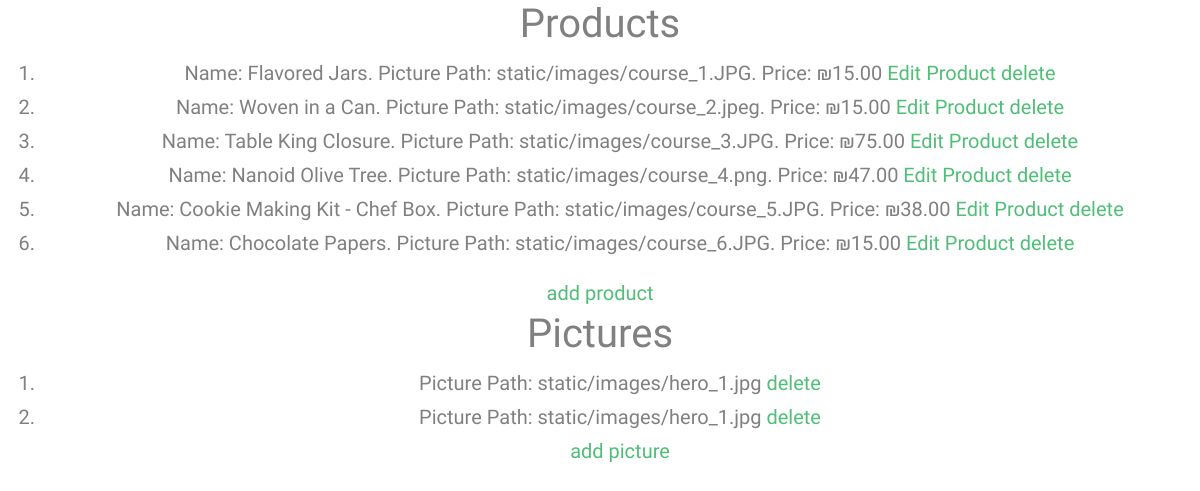
The app's page /managment, older data.
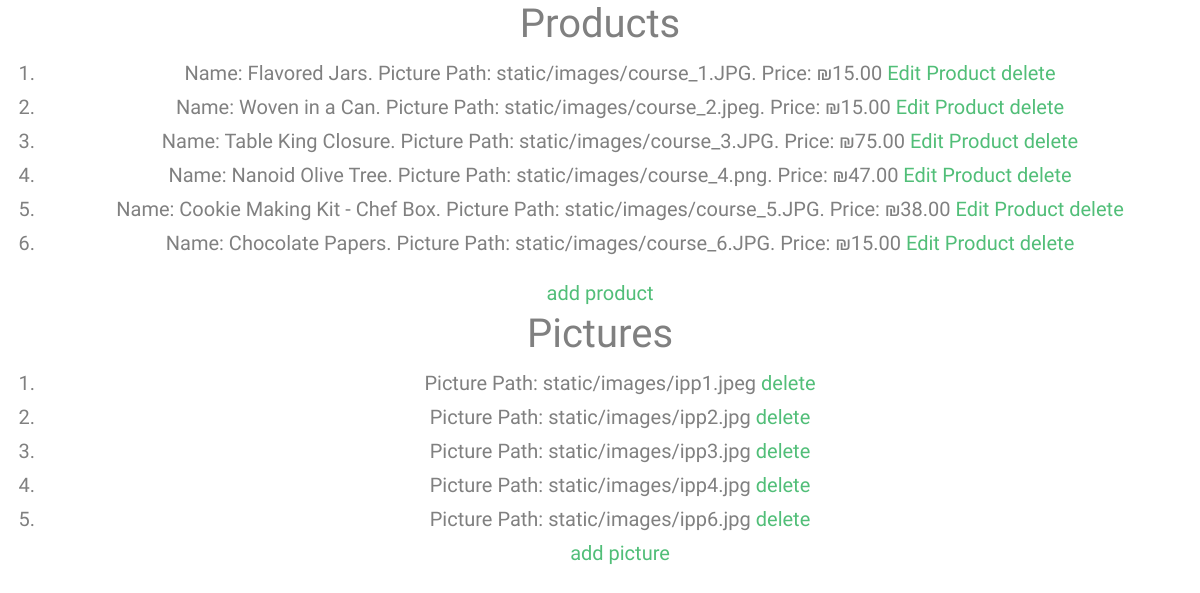
The same page, newer data.
### model.py (models this page shows)
class Product(Base):
	__tablename__ = 'rating'
	product_id = Column(Integer, primary_key=True)
	picture_path = Column(String)
	name = Column(String)
	price = Column(Integer)

class Picture(Base):
	__tablename__ = 'picture'
	picture_id = Column(Integer, primary_key=True)
	path = Column(String)

### app.py (the view)
@app.route('/managment', methods=['GET','POST'])
def managment():
	pics = session.query(Picture).all()
	ls = session.query(Product).all()
	return render_template("managment.html", ls=ls,pics=pics)

### templates/managment.html (shortened to what this page needs)
<!DOCTYPE html>
<html>
<head>
  <link rel="stylesheet" href="static/fonts/icomoon/style.css">
  <link rel="stylesheet" href="static/bootstrap.min.css">
  <link rel="stylesheet" href="static/jquery-ui.css">
  <link rel="stylesheet" href="static/owl.carousel.min.css">
  <link rel="stylesheet" href="static/owl.theme.default.min.css">
  <link rel="stylesheet" href="static/owl.theme.default.min.css">
  <link rel="stylesheet" href="static/jquery.fancybox.min.css">
  <link rel="stylesheet" href="static/bootstrap-datepicker.css">
  <link rel="stylesheet" href="static/fonts/flaticon/font/flaticon.css">
  <link rel="stylesheet" href="static/aos.css">
  <link href="static/jquery.mb.YTPlayer.min.css" media="all" rel="stylesheet" type="text/css">
  <link rel="stylesheet" href="static/style.css">
</head>
<body style="text-align: center;">
	<h1>Products</h1>
	<ol>
		{%for product in ls%}
		<li style="font-size: 20px;">Name: {{product.name}}. Picture Path: {{product.picture_path}}. Price: ₪{{product.price}}.00 <a href="{{ url_for('display_product_managment',product_id=product.product_id) }}"> Edit Product </a>
		<a href="{{ url_for('delete_pro',product_id= product.product_id) }}">delete</a></li>
		{%endfor%}
	</ol>
	<a href="{{url_for('add_product_page')}}" style="font-size: 20px;">add product</a>
	<br>
	<h1>Pictures</h1>
	<ol>
	{%for picture in pics%}
		<li style="font-size: 20px;">Picture Path: {{picture.path}} <a href="{{ url_for('delete_pic',picture_id= picture.picture_id) }}"> delete</a></li>
	{%endfor%}
	<a href="{{url_for('add_picture_page')}}" style="font-size: 20px;">add picture</a>
</body>
</html>

### static/style.css (style rules this page uses)
body { line-height: 1.7; color: gray; font-weight: 300; font-size: 1.1rem; }
a { -webkit-transition: .3s all ease; -o-transition: .3s all ease; transition: .3s all ease; }
h1, h2, h3, h4, h5, .h1, .h2, .h3, .h4, .h5 { font-family: "Muli", -apple-system, BlinkMacSystemFont, "Segoe UI", Roboto, "Helvetica Neue", Arial, sans-serif, "Apple Color Emoji", "Segoe UI Emoji", "Segoe UI Symbol", "Noto Color Emoji"; }

Row changes from the older to the newer data that the page shows:
removed Picture: path "static/images/hero_1.jpg"
removed Picture: path "static/images/hero_1.jpg"
added Picture: path "static/images/ipp1.jpeg"
added Picture: path "static/images/ipp2.jpg"
added Picture: path "static/images/ipp3.jpg"
added Picture: path "static/images/ipp4.jpg"
added Picture: path "static/images/ipp6.jpg"
